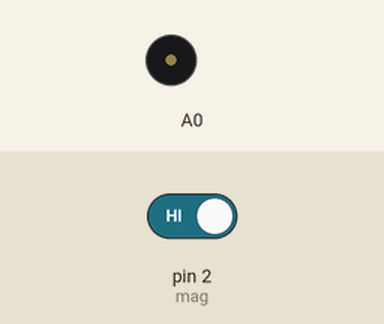
Recording of a sketch running on a simulated Arduino Uno, built with avr-gcc and run on an emulated ATmega328P. Shown: buzzer (waves = sounding). Inputs (shaded band) come from the test bench; at power-on: pin 2 (mag) HIGH. What the sketch prints to the serial monitor is not drawn.

Above: at 1.2 s.
1.3 s: pin 2 (mag) driven LOW
At 1.9 s:
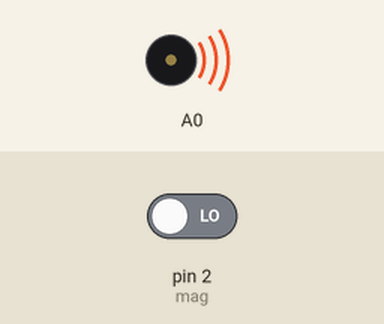
2.8 s: pin 2 (mag) driven HIGH
At 3.1 s:
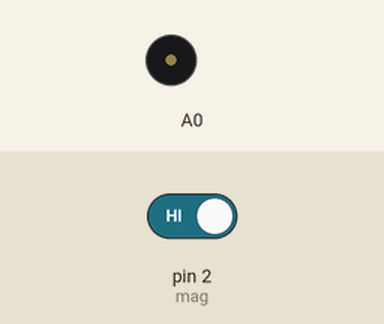
Timing chart, 0 to 5.8 s (numbered marks = the images above; inputs shaded):
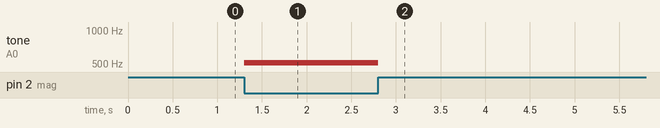

Measured:
- after the input at 1.3 s, tone on A0: silent → 511 Hz at once
- after the input at 2.8 s, tone on A0: 511 Hz → silent at once

The sketch:

Ajtonyitaserzekelo.ino
```cpp
int mag=2;
int val;
void setup() {

  pinMode(mag,INPUT);
  Serial.begin(9600);
}

void loop() {

  val=digitalRead(2);
  Serial.print(val);

  if(val==0){
    tone(A0,511);
  }else{
    noTone(A0);
  }
}
```
